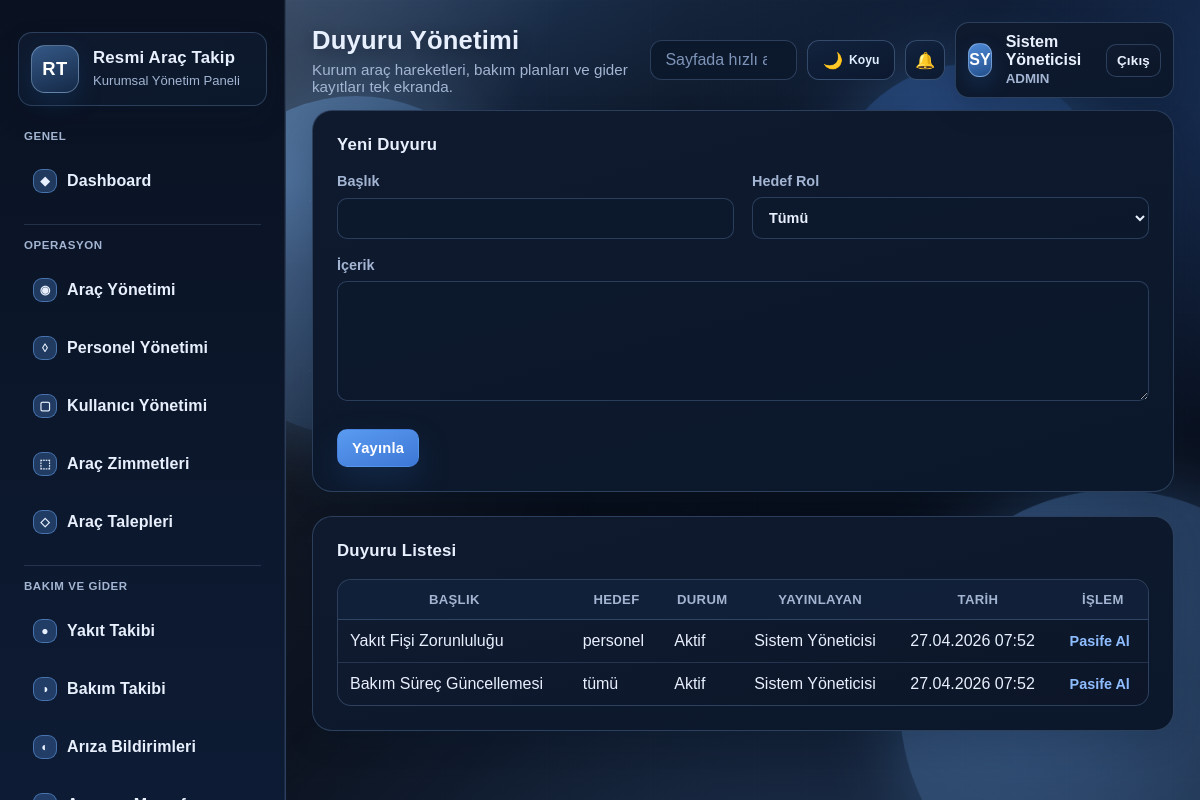
The app's page /modules/announcements/index.php (signed in) with its own data.
### tables this page shows
CREATE TABLE announcements (
    id INT UNSIGNED AUTO_INCREMENT PRIMARY KEY,
    title VARCHAR(160) NOT NULL,
    content TEXT NOT NULL,
    target_role ENUM('tümü', 'admin', 'personel') NOT NULL DEFAULT 'tümü',
    is_active TINYINT(1) NOT NULL DEFAULT 1,
    created_by INT UNSIGNED NULL,
    created_at TIMESTAMP NOT NULL DEFAULT CURRENT_TIMESTAMP,
    CONSTRAINT fk_announcement_user FOREIGN KEY (created_by) REFERENCES users(id) ON DELETE SET NULL
);

CREATE TABLE users (
    id INT UNSIGNED AUTO_INCREMENT PRIMARY KEY,
    full_name VARCHAR(120) NOT NULL,
    username VARCHAR(60) NOT NULL UNIQUE,
    email VARCHAR(120) NOT NULL UNIQUE,
    phone VARCHAR(30) NULL,
    password_hash VARCHAR(255) NOT NULL,
    role ENUM('admin', 'personel') NOT NULL DEFAULT 'personel',
    is_active TINYINT(1) NOT NULL DEFAULT 1,
    created_at TIMESTAMP NOT NULL DEFAULT CURRENT_TIMESTAMP
);

### includes/functions.php (called while the page is built, shortened)
<?php
require_once __DIR__ . '/../config/config.php';
function app_url(string $path = ''): string
{
    return rtrim(BASE_URL, '/') . '/' . ltrim($path, '/');
}
function e(null|string|int|float $value): string
{
    return htmlspecialchars((string) $value, ENT_QUOTES | ENT_SUBSTITUTE, 'UTF-8');
}
function csrf_token(): string
{
    return $_SESSION['csrf_token'];
}
function current_user(): ?array
{
    return $_SESSION['user'] ?? null;
}
function is_admin(): bool
{
    $user = current_user();
    $role = mb_strtolower(trim((string) ($user['role'] ?? '')), 'UTF-8');
    return $role === 'admin';
}
function format_date(?string $date, string $format = 'd.m.Y'): string
{
    return date($format, strtotime($date));
}
function fetch_all(string $sql, array $params = []): array
{
    $stmt = db()->prepare($sql);
    $stmt->execute($params);
    return $stmt->fetchAll();
}

### config/config.php (called while the page is built, shortened)
<?php
function db(): PDO
{
    static $pdo = null;
    if ($pdo instanceof PDO) {
        return $pdo;
    }
    $dsn = sprintf('mysql:host=%s;port=%s;dbname=%s;charset=utf8mb4', DB_HOST, DB_PORT, DB_NAME);
    $pdo = new PDO($dsn, DB_USER, DB_PASS, [
        PDO::ATTR_ERRMODE => PDO::ERRMODE_EXCEPTION,
        PDO::ATTR_DEFAULT_FETCH_MODE => PDO::FETCH_ASSOC,
        PDO::ATTR_EMULATE_PREPARES => false,
        PDO::MYSQL_ATTR_INIT_COMMAND => "SET NAMES utf8mb4 COLLATE utf8mb4_turkish_ci",
    ]);
    $pdo->exec("SET CHARACTER SET utf8mb4");
    $pdo->exec("SET collation_connection = 'utf8mb4_turkish_ci'");
    return $pdo;
}

### modules/announcements/index.php (the view, shortened to what this page needs)
<?php
require_once __DIR__ . '/../../includes/functions.php';
$pageTitle = 'Duyuru Yönetimi';
$rows = fetch_all(
    'SELECT a.*, u.full_name AS creator_name
     FROM announcements a
     LEFT JOIN users u ON u.id = a.created_by
     ORDER BY a.created_at DESC'
);
include __DIR__ . '/../../includes/header.php';
?>
<section class="panel">
    <div class="panel-head"><h2>Yeni Duyuru</h2></div>
    <div class="panel-body">
        <form accept-charset="UTF-8" class="form-grid" method="post">
            <label>Başlık
                <input type="text" name="title" maxlength="160" required>
            </label>
            <label>Hedef Rol
                <select name="target_role" required>
                    <option value="tümü">Tümü</option>
                </select>
            </label>
            <label class="full-width">İçerik
                <textarea name="content" rows="4" required></textarea>
            </label>
            <div class="form-actions full-width">
                <button class="button primary" type="submit">Yayınla</button>
            </div>
        </form>
    </div>
</section>
<section class="panel">
    <div class="panel-head"><h2>Duyuru Listesi</h2></div>
    <div class="panel-body">
        <table class="table">
            <thead><tr><th>Başlık</th><th>Hedef</th><th>Durum</th><th>Yayınlayan</th><th>Tarih</th><th>İşlem</th></tr></thead>
            <tbody>
            <?php foreach ($rows as $row): ?>
                <tr>
                    <td><?= e($row['title']) ?></td>
                    <td><?= e($row['target_role']) ?></td>
                    <td><?= e($row['is_active'] ? 'Aktif' : 'Pasif') ?></td>
                    <td><?= e($row['creator_name'] ?? 'Sistem') ?></td>
                    <td><?= e(format_date($row['created_at'], 'd.m.Y H:i')) ?></td>
                    <td>
                        <form accept-charset="UTF-8" method="post" class="inline-form">
                            <button class="link-button" type="submit"><?= e($row['is_active'] ? 'Pasife Al' : 'Aktife Al') ?></button>
                        </form>
                    </td>
                </tr>
            <?php endforeach; ?>
            </tbody>
        </table>
    </div>
</section>
<?php include __DIR__ . '/../../includes/footer.php'; ?>

### includes/header.php (shortened to what this page needs)
<?php
require_once __DIR__ . '/functions.php';
$pageTitle = $pageTitle ?? APP_NAME;
$user = current_user();
$searchQuery = trim((string) ($_GET['q'] ?? ''));
$fullName = (string) ($user['full_name'] ?? '');
$initials = '';
if ($fullName !== '') {
    $parts = preg_split('/\s+/u', $fullName) ?: [];
    $first = $parts[0] ?? '';
    $last = $parts[count($parts) - 1] ?? '';
    $initials = mb_substr($first, 0, 1, 'UTF-8') . mb_substr($last, 0, 1, 'UTF-8');
}
?>
<!DOCTYPE html>
<html lang="tr">
<head>
    <link rel="stylesheet" href="<?= e(app_url('assets/css/style.css')) ?>">
</head>
<body
    class="<?= e(is_admin() ? 'role-admin' : 'role-personnel') ?>"
    data-csrf-token="<?= e(csrf_token()) ?>"
    data-base-url="<?= e(rtrim(app_url(''), '/')) ?>"
>
<div class="app-shell">
    <?php
    $sidebarFile = __DIR__ . DIRECTORY_SEPARATOR . 'sidebar.php';
    if (is_file($sidebarFile)) {
        require $sidebarFile;
    } else {
        echo '<aside class="sidebar" data-sidebar><div class="sidebar-brand"><div class="brand-icon">RT</div><div><strong>Resmi Araç Takip</strong><small>Menü yüklenemedi</small></div></div></aside>';
    }
    ?>
    <div class="app-main">
        <div class="app-bg" aria-hidden="true">
            <span class="blob blob-1"></span>
            <span class="blob blob-3"></span>
        </div>
        <header class="topbar">
            <div class="topbar-title">
                <h1><?= e($pageTitle) ?></h1>
                <p class="topbar-subtitle">Kurum araç hareketleri, bakım planları ve gider kayıtları tek ekranda.</p>
            </div>
            <div class="topbar-tools">
                <form class="topbar-search" method="get" action="<?= e(app_url('search/index.php')) ?>" autocomplete="off" data-quick-search-form>
                    <input
                        type="search"
                        name="q"
                        value="<?= e($searchQuery) ?>"
                        placeholder="Sayfada hızlı ara..."
                        autocomplete="off"
                        spellcheck="false"
                        autocapitalize="off"
                        data-lpignore="true"
                        data-quick-search-input
                    >
                </form>
                <button class="icon-button theme-toggle" type="button" data-theme-toggle title="Tema Değiştir">
                    <span data-theme-icon aria-hidden="true">🌙</span>
                    <span class="theme-toggle-label" data-theme-label>Koyu</span>
                </button>
                <div class="notification-wrap" data-notification-wrap>
                    <button class="icon-button" type="button" title="Bildirimler" data-notification-toggle>
                        <span aria-hidden="true">&#128276;</span>
                    </button>
                </div>
                <div class="topbar-user">
                    <div class="topbar-avatar"><?= e($initials ?: 'RT') ?></div>
                    <div>
                        <span><?= e($fullName) ?></span>
                        <small><?= e(mb_strtoupper((string) ($user['role'] ?? ''), 'UTF-8')) ?></small>
                    </div>
                    <form accept-charset="UTF-8" method="post" action="<?= e(app_url('auth/logout.php')) ?>" class="inline-form">
                        <button class="button ghost small" type="submit">Çıkış</button>
                    </form>
                </div>
            </div>
        </header>
        <main class="content">

### includes/sidebar.php (shortened to what this page needs)
<?php
$scriptPath = str_replace('\\', '/', $_SERVER['SCRIPT_NAME'] ?? '');
$basePath = rtrim(str_replace('\\', '/', BASE_URL), '/');
$relativePath = ltrim(str_starts_with($scriptPath, $basePath) ? substr($scriptPath, strlen($basePath)) : $scriptPath, '/');
$user = current_user();
$isAdmin = ($user['role'] ?? '') === 'admin';
?>
<aside class="sidebar" data-sidebar>
    <div class="sidebar-brand">
        <div class="brand-icon">RT</div>
        <div>
            <strong><?= $isAdmin ? 'Resmi Araç Takip' : 'Personel Paneli' ?></strong>
            <small><?= $isAdmin ? 'Kurumsal Yönetim Paneli' : 'Kendi kayıtlarınız ve işlemleriniz' ?></small>
        </div>
    </div>
    <nav class="sidebar-nav">
        <?php foreach ($menuGroups as $group): ?>
            <p class="sidebar-section-title"><?= e($group['title']) ?></p>
            <?php foreach ($group['items'] as $item): ?>
                <?php $active = $relativePath === $item['path'] ? 'active' : ''; ?>
                <a class="<?= e($active) ?>" href="<?= e(app_url($item['path'])) ?>">
                    <span class="menu-icon" aria-hidden="true"><?= $item['icon'] ?></span>
                    <span class="menu-label"><?= e($item['label']) ?></span>
                </a>
            <?php endforeach; ?>
        <?php endforeach; ?>
    </nav>
</aside>

### includes/footer.php (shortened to what this page needs)
            </main>
        </div>
    </div>
</body>
</html>

### records on screen
announcements: title "Yakıt Fişi Zorunluluğu", target_role "personel", is_active "Aktif", created_by.full_name "Sistem Yöneticisi", created_at "27.04.2026 07:52", is_active "Pasife Al"
announcements: title "Bakım Süreç Güncellemesi", target_role "tümü", is_active "Aktif", created_by.full_name "Sistem Yöneticisi", created_at "27.04.2026 07:52", is_active "Pasife Al"

### other values on screen
$group['title'] "GENEL"
$item['icon'] "◆"
$item['label'] "Dashboard"
$group['title'] "OPERASYON"
$item['icon'] "◉"
$item['label'] "Araç Yönetimi"
$item['icon'] "◊"
$item['label'] "Personel Yönetimi"
$item['icon'] "▢"
$item['label'] "Kullanıcı Yönetimi"
$item['icon'] "⬚"
$item['label'] "Araç Zimmetleri"
$item['icon'] "◇"
$item['label'] "Araç Talepleri"
$group['title'] "BAKIM VE GIDER"
